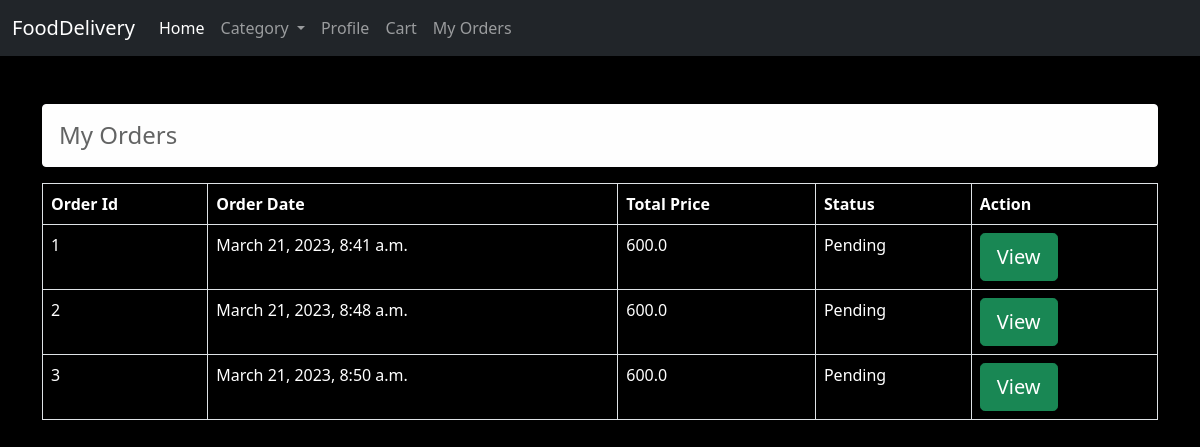
The page /my-orders (signed in) on the database as committed earlier.
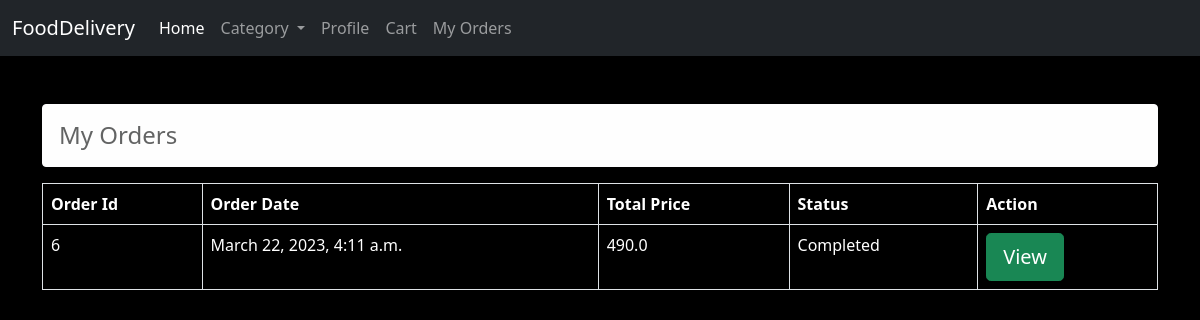
The same page on the database as committed later.
### foodapp/models.py (models this page shows, shortened)
class Order(models.Model):
    user= models.ForeignKey(User, on_delete=models.CASCADE)
    fname= models.CharField(max_length=150, null=False)
    lname= models.CharField(max_length=150, null=False)
    email= models.CharField(max_length=150, null=False)
    phone= models.CharField(max_length=150, null=False)
    city= models.CharField(max_length=150, null=False)
    address= models.TextField(max_length=150, null=False)
    total_price= models.FloatField(null=False)
    payment_mode= models.CharField(max_length=150, null=False)
    payment_id= models.CharField(max_length=250, null=False)
    orderstatuses= (
        ('Pending','Pending'),
        ('Out For Shipping','Out For Shipping'),
        ('Completed','Completed'),
    )
    status= models.CharField(max_length=150,choices=orderstatuses,default='Pending')
    tracking_no= models.CharField(max_length=150, null=True)
    created_at= models.DateTimeField(auto_now_add= True)
    updated_at= models.DateTimeField(auto_now= True)

### foodapp/views.py (the view)
# urls.py: path('my-orders',myOrdersView,name="myorders"),
def myOrdersView(request):
    orderitems= Order.objects.filter(user=request.user);
    return render(request,"orders.html",{'orderitems':orderitems});

### foodapp/templates/orders.html (shortened to what this page needs)
{% extends 'base.html' %}
 {% block content %}
   <div class="container my-5">
      <h4 class="alert alert-light bordered rounded">My Orders</h4>
      <table class="table table-bordered table-striped table-rounded " style="color:white;">
          {% if orderitems %}
                    <thead>
                        <tr>
                            <th>Order Id</th>
                            <th>Order Date</th>
                            <th>Total Price</th>
                            <th>Status</th>
                            <th>Action</th>
                        </tr>
                    </thead>
                    <tbody>
                        {% for item in orderitems %}
                        <tr>
                            <td style="color:white;">{{item.id}}</td>
                            <td style="color:white;">{{item.created_at}}</td>
                            <td style="color:white;">{{item.total_price}}</td>
                            <td style="color:white;">{{item.status}}</td>
                           <td><a href="{% url 'viewOrderItems' %}" class="btn btn-success btn-lg">View</a></td>
                        </tr>
                        {% endfor %}
                    </tbody>
      </table>
      {% else %}
           <p>No any Orders Found</p>
      {% endif %}
   </div>
{% endblock %}

### foodapp/templates/base.html (shortened to what this page needs)
<!DOCTYPE html>
<html>
    <head>
        <link rel="stylesheet" href="">
        <link href="https://cdn.jsdelivr.net/npm/bootstrap@5.0.2/dist/css/bootstrap.min.css" rel="stylesheet">
        <nav class="navbar navbar-expand-lg navbar-dark bg-dark">
            <div class="container-fluid">
              <a class="navbar-brand" href="/">FoodDelivery</a>
              <div class="collapse navbar-collapse" id="navbarNav">
                <ul class="navbar-nav">
                  <li class="nav-item">
                    <a class="nav-link active" aria-current="page" href="/">Home</a>
                  </li>
                  <li class="nav-item dropdown">
                    <a class="nav-link dropdown-toggle" href="#" id="navbarDropdown" role="button" data-bs-toggle="dropdown" aria-expanded="false">
                      Category
                    </a>
                  </li>
                  {% if request.user.is_authenticated %}
                  <li class="nav-item">
                    <a class="nav-link" href="{% url 'profile' %}">Profile</a>
                  </li>
                  <li class="nav-item">
                    <a class="nav-link" href="{% url 'cart' %}">Cart</a>
                  </li>
                  <li class="nav-item">
                    <a class="nav-link" href="{% url 'myorders' %}">My Orders</a>
                  </li>
                 {% endif %}
                </ul>
              </div>
            </div>
          </nav>
    </head>
    <body style="background-color:black; color:white;">
        {% block content %}  {% endblock %}
        <link rel="stylesheet" href="//cdn.jsdelivr.net/npm/alertifyjs@1.13.1/build/css/alertify.min.css"/>
    </body>
</html>

Rows that differ between the two databases and show on the page:
removed Order: id "1", created_at "March 21, 2023, 8:41 a.m.", total_price "600.0", status "Pending"
removed Order: id "2", created_at "March 21, 2023, 8:48 a.m.", total_price "600.0", status "Pending"
removed Order: id "3", created_at "March 21, 2023, 8:50 a.m.", total_price "600.0", status "Pending"
added Order: id "6", created_at "March 22, 2023, 4:11 a.m.", total_price "490.0", status "Completed"
